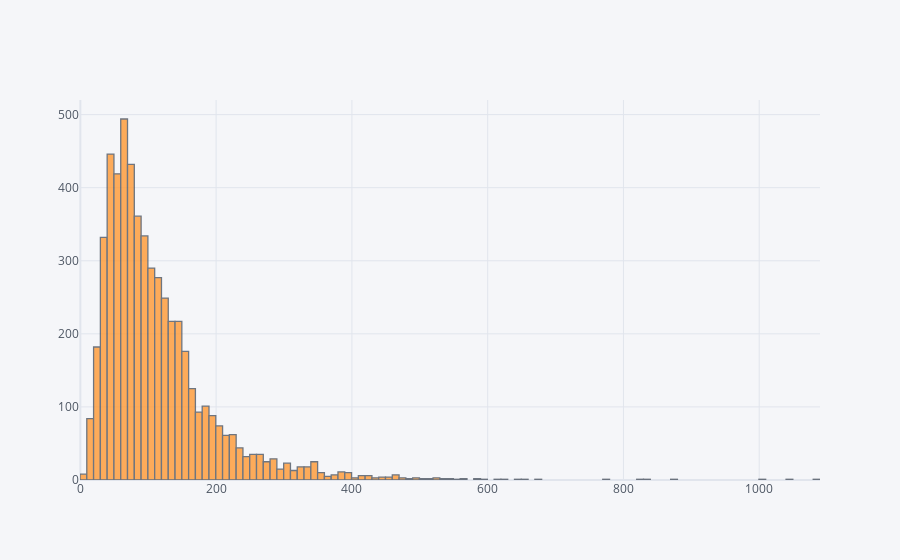

The notebook cell saved with this chart:
### Code cell
train_df['ocr_len'].iplot(kind='hist')

### Figure 1 — Plotly figure (JSON) as saved in the notebook; plotly's stock layout.template omitted (floating-point values rounded to 4 significant figures; data arrays with more than 128 entries replaced by an {"elided": "..."} marker saying what was removed)
{"data": [{"histfunc": "count", "histnorm": "", "marker": {"color": "rgba(255, 153, 51, 1.0)", "line": {"color": "#4D5663", "width": 1.3}}, "name": "ocr_len", "opacity": 0.8, "orientation": "v", "type": "histogram", "x": {"elided": "5547 int values"}}], "layout": {"barmode": "overlay", "legend": {"bgcolor": "#F5F6F9", "font": {"color": "#4D5663"}}, "paper_bgcolor": "#F5F6F9", "plot_bgcolor": "#F5F6F9", "title": {"font": {"color": "#4D5663"}}, "xaxis": {"gridcolor": "#E1E5ED", "showgrid": true, "tickfont": {"color": "#4D5663"}, "title": {"font": {"color": "#4D5663"}, "text": ""}, "zerolinecolor": "#E1E5ED"}, "yaxis": {"gridcolor": "#E1E5ED", "showgrid": true, "tickfont": {"color": "#4D5663"}, "title": {"font": {"color": "#4D5663"}, "text": ""}, "zerolinecolor": "#E1E5ED"}}}
